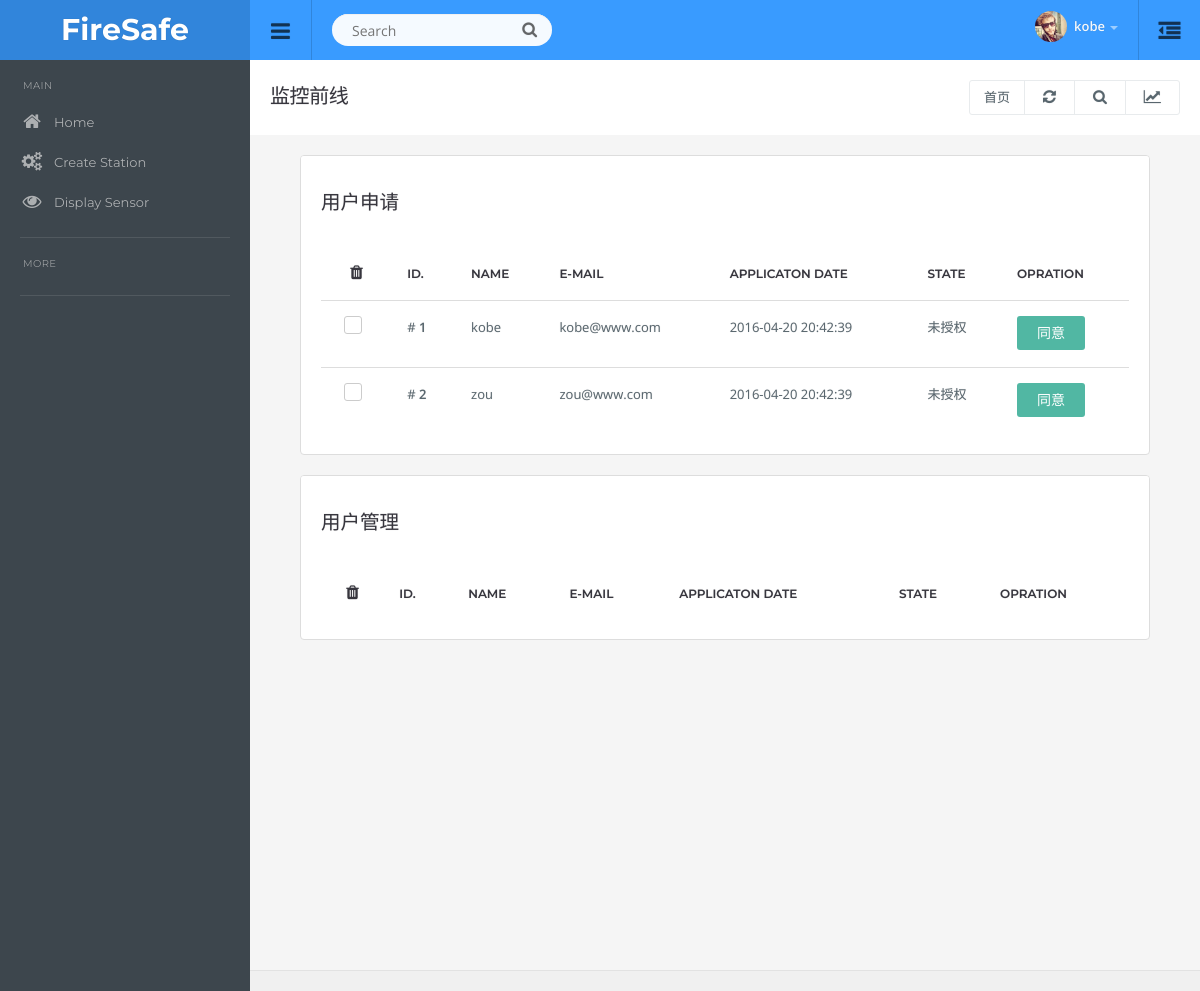
Page /manager (signed in) on the earlier database version.
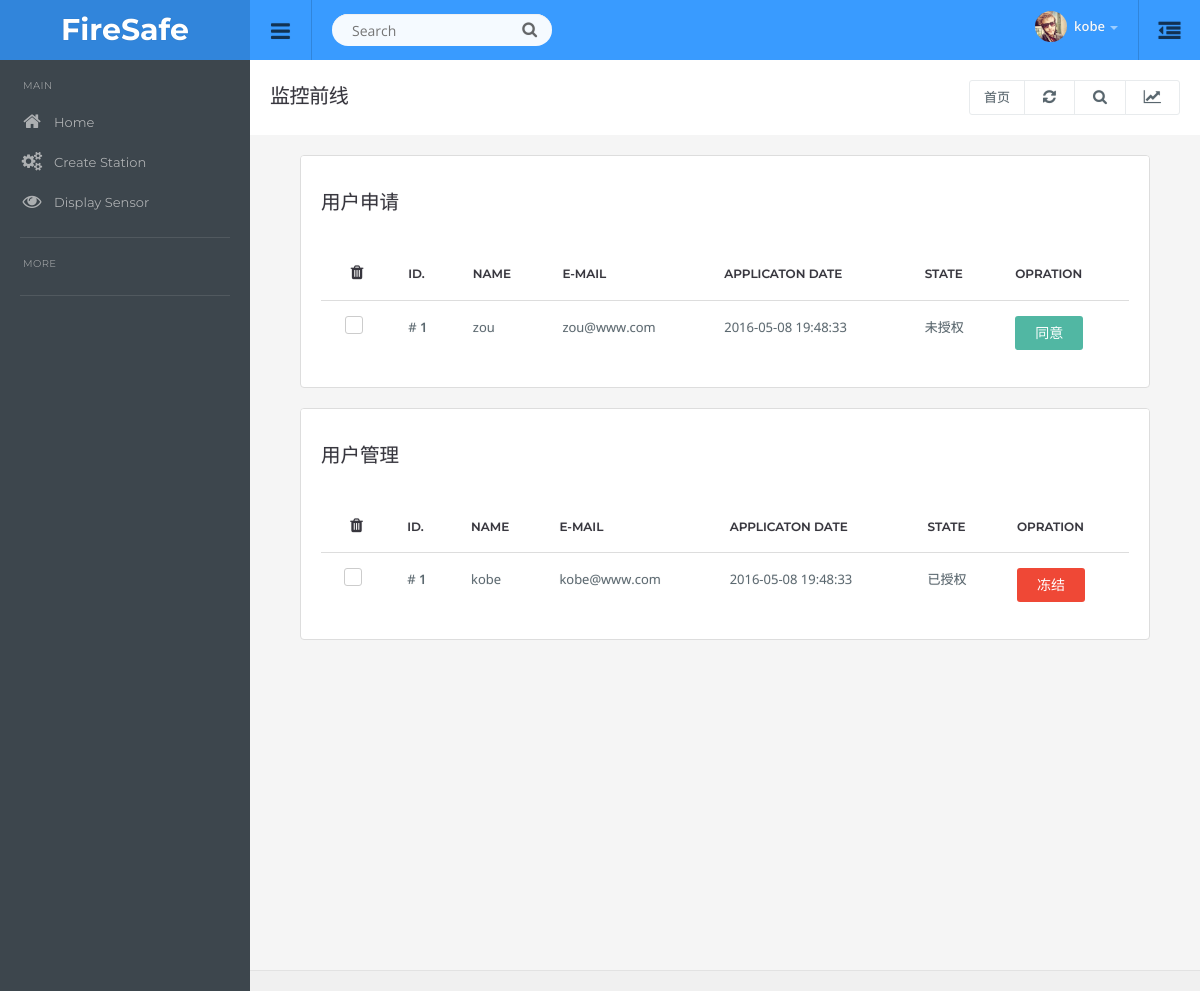
Same page on the later database version.
### app/models.py (models this page shows, shortened)
class User(UserMixin, db.Model):
	__tablename__ = 'users'
	id            = db.Column(db.Integer,primary_key=True)
	email         = db.Column(db.String(64), unique=True, index=True)
	username      = db.Column(db.String(64),unique=True,index=True)
	role_id       = db.Column(db.Integer, db.ForeignKey('roles.id'))
	password_hash = db.Column(db.String(128))
	name          = db.Column(db.String(64))
	company       = db.Column(db.String(64))
	member_since  = db.Column(db.DateTime(), default=datetime.now)
	last_seen     = db.Column(db.DateTime(), default=datetime.now)
	understudy    = db.Column(db.Boolean(),default=True)
	def ping(self):
		self.last_seen = datetime.now()
		db.session.add(self)
	def can(self, permissions):
		return self.role is not None and \
		(self.role.permissions & permissions) == permissions
	def is_administrator(self):
		return self.can(Permission.ADMIN)
	class AnoymusUser(AnonymousUserMixin):
		def can(self, permissions):
			return False
		def is_administrator(self):
			return False
	login_manager.anonymous_user = AnoymusUser
	@property
	def password(self):
		raise AttributeError('password is not a readabel attribute')

### app/main/views.py (the view)
@main.route('/manager')
@login_required
@admin_required
def manage_user():
    understudys = User.query.filter_by(understudy=True).all()
    allusers = User.query.filter_by(understudy=False).all()
    return render_template('manage_user.html', users=understudys, allusers=allusers)

### app/auth/views.py (called while the page is built)
@auth.before_app_request
def before_request():
	if current_user.is_authenticated():
		current_user.ping()

### app/main/__init__.py (called while the page is built)
@main.app_context_processor
def inject_permissions():
	return dict(Permission=Permission)

### app/models.py (called while the page is built)
@login_manager.user_loader
def load_user(user_id):
	return User.query.get(int(user_id))

### app/templates/manage_user.html (shortened to what this page needs)
{% extends "base.html" %}
{% block content %}
<div class="container-padding">
    <div class="row">
    <div class="col-md-12">
        <div class="panel panel-default">
            <div class="panel-title">
                <h4> 用户申请</h4>
            </div>
        <div class="panel-body table-responsive">
            <table class="table table-hover">
                <thead>
                    <tr>
                        <td class="text-center"><i class="fa fa-trash"></i></td>
                        <td>ID.</td>
                        <td>Name</td>
                        <td>E-mail</td>
                        <td>Applicaton Date</td>
                        <td>state</td>
                        <td>opration</td>
                    </tr>
                </thead>
                <tbody>
                {% for understudy in users %}
                    <tr id="tr-{{understudy.id}}">
                        <td class="text-center"><div class="checkbox margin-t-0"><input id="checkbox{{ loop.index }}" type="checkbox"><label for="checkbox{{ loop.index }}"></label></div></td>
                        <td># <b>{{ loop.index }}</b></td>
                        <td>{{ understudy.username }}</td>
                        <td>{{ understudy.email }}</td>
                        <td>
                            {{ understudy.member_since.strftime("%Y-%m-%d %H:%M:%S") }}
                        </td>
                        <td>未授权</td>
                        <td>
                            <button id="agree" class="btn btn-info btn-small" type="button" onclick="agreeOrfreezeOption({{understudy.id}},0)">
                                同意
                            </button>
                        </td>
                    </tr>
                {% endfor %}
                </tbody>
            </table>
        </div>
        </div>
    </div>
    <div class="col-md-12">
        <div class="panel panel-default">
            <div class="panel-title">
                <h4> 用户管理</h4>
            </div>
        <div class="panel-body table-responsive">
            <table class="table table-hover">
                <thead>
                    <tr>
                        <td class="text-center"><i class="fa fa-trash"></i></td>
                        <td>ID.</td>
                        <td>Name</td>
                        <td>E-mail</td>
                        <td>Applicaton Date</td>
                        <td>state</td>
                        <td>opration</td>
                    </tr>
                </thead>
                <tbody>
                {% for user in allusers %}
                    <tr id="tr-{{user.id}}">
                        <td class="text-center"><div class="checkbox margin-t-0"><input id="checkbox1{{ loop.index }}" type="checkbox"><label for="checkbox1{{ loop.index }}"></label></div></td>
                        <td># <b>{{ loop.index }}</b></td>
                        <td>{{ user.username }}</td>
                        <td>{{ user.email }}</td>
                        <td>
                            {{ user.member_since.strftime("%Y-%m-%d %H:%M:%S") }}
                        </td>
                        <td>已授权</td>
                        <td>
                            <button class="btn btn-danger btn-small" type="button" onclick="agreeOrfreezeOption({{user.id}},1)">冻结</button>
                        </td>
                    </tr>
                {% endfor %}
                </tbody>
            </table>
        </div>
        </div>
    </div>
    </div>
</div>
<br><br><br><br><br><br><br>
<br><br><br><br><br><br><br>
{% endblock %}

### app/templates/base.html (shortened to what this page needs)
<!DOCTYPE html>
<html lang="en">
  <head>
  {% block head %}
  <link href="/static/css/root.css" rel="stylesheet">
  {% endblock %}
  </head>
  <body>
  <div id="top" class="clearfix">
  	<div class="applogo">
  		<a href="{{ url_for('main.index') }}" class="logo">FireSafe</a>
  	</div>
    <a href="#" class="sidebar-open-button"><i class="fa fa-bars"></i></a>
    <form class="searchform">
      <input type="text" class="searchbox" id="searchbox" placeholder="Search">
      <span class="searchbutton"><i class="fa fa-search"></i></span>
    </form>
    <a href="#sidepanel" class="sidepanel-open-button"><i class="fa fa-outdent"></i></a>
    <ul class="top-right">
    {% if current_user.is_authenticated() %}
    <li class="dropdown link">
      <a href="#" data-toggle="dropdown" class="dropdown-toggle profilebox"><img src="/static/img/profileimg.png" alt="img"><b>{{current_user.username}}</b><span class="caret"></span></a>
    </li>
    {% else %}
    <a href="{{ url_for('auth.login') }}">
      <i class="fa fa-user"></i>&nbsp;&nbsp;Log In</a>
    </ul>
    {% endif %}
    </ul>
  </div>
<div class="sidebar clearfix">
<ul class="sidebar-panel nav">
  <li class="sidetitle">MAIN</li>
  <li><a href="{{ url_for('main.index') }}"><span class="icon color5"><i class="fa fa-home"></i></span>Home</a></li>
  <li><a href="{{ url_for('sensor.createSonModel') }}"><span class="icon color5"><i class="fa fa-cogs"></i></span>Create Station</a></li>
  <li><a href="{{ url_for('sensor.display') }}"><span class="icon color5"><i class="fa fa-eye"></i></span>Display Sensor</a></li>
</ul>
<ul class="sidebar-panel nav">
  <li class="sidetitle">MORE</li>
</ul>
</div>
<div class="content">
  <div class="page-header">
    <h1 class="title">监控前线</h1>
    <div class="right">
      <div class="btn-group" role="group" aria-label="...">
        <a href="{{ url_for('main.index') }}" class="btn btn-light">首页</a>
        <a href="#" class="btn btn-light"><i class="fa fa-refresh"></i></a>
        <a href="#" class="btn btn-light"><i class="fa fa-search"></i></a>
        <a href="#" class="btn btn-light" id="topstats"><i class="fa fa-line-chart"></i></a>
      </div>
    </div>
  </div>
<div class="container-default">
{% block content %}
{% endblock %}
</div>
<div class="row footer">
</div>
</div>
</body>
</html>

### app/static/css/shortcuts.css (style rules this page uses)
.margin-t-0 { margin-top: 0px }

Differences in the rows shown:
changed User "kobe": moves from the list under "用户申请" to the list under "用户管理"
changed User "zou": member_since "2016-04-20 20:42:39" → "2016-05-08 19:48:33"
